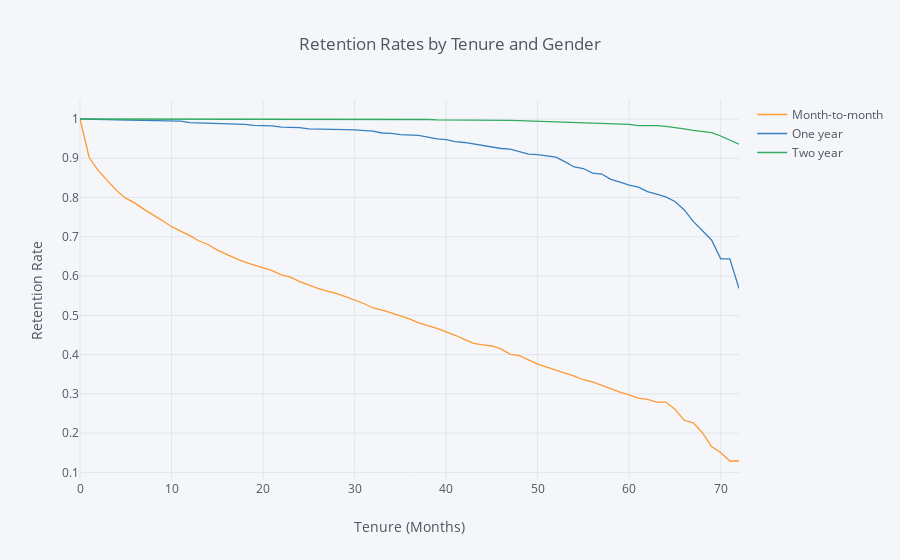

Notebook code for this chart:
### Code cell
rates = survival(data, 'Contract', 'tenure', 'ChurnBinary')

rates.iplot(kind='line', xTitle='Tenure (Months)', yTitle='Retention Rate',
            title='Retention Rates by Tenure and Gender')
